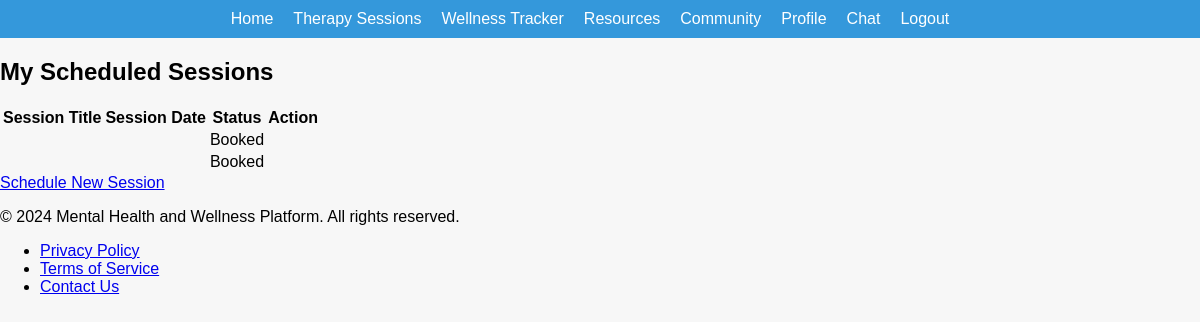
Before: /sessions/sessions/ (signed in) with the older database file.
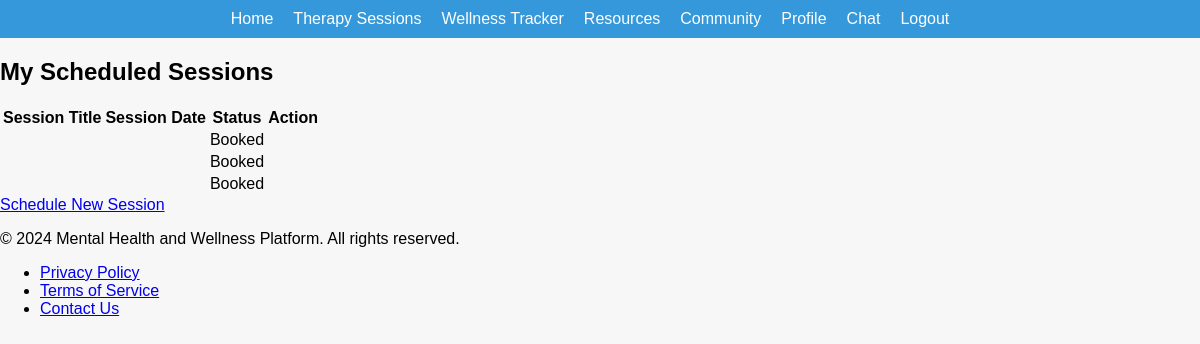
After: the same page with the newer database file.
### therapy_sessions/models.py (models this page shows, shortened)
class TherapySession(models.Model):
    therapist = models.ForeignKey(settings.AUTH_USER_MODEL, on_delete=models.CASCADE, related_name='therapist_sessions')
    client = models.ForeignKey(settings.AUTH_USER_MODEL, on_delete=models.CASCADE, related_name='client_sessions')
    session_date = models.DateTimeField()
    session_duration = models.IntegerField(help_text="Duration in minutes")
    booked = models.BooleanField(default=False)
    created_at = models.DateTimeField(default=timezone.now)
    price = models.DecimalField(max_digits=10, decimal_places=2,default=50.00)
    class Meta:
        ordering = ['-session_date']

### therapy_sessions/views.py (the view)
# urls.py: path('sessions/', views.session_list, name='session_list'),
@login_required
def session_list(request):
    sessions = TherapySession.objects.filter(client=request.user)
    return render(request, 'therapy_sessions/session_list.html', {'sessions': sessions})

### therapy_sessions/templates/therapy_sessions/session_list.html (shortened to what this page needs)
{% extends 'base.html' %}
{% block content %}
<h2>My Scheduled Sessions</h2>
<table>
    <thead>
        <tr>
            <th>Session Title</th>
            <th>Session Date</th>
            <th>Status</th>
            <th>Action</th>
        </tr>
    </thead>
    <tbody>
        {% for session in sessions %}
        <tr>
            <td>{{ session.title }}</td>
            <td>{{ session.date }}</td>
            <td>{{ session.booked|yesno:"Booked,Available" }}</td>
            <td>
            </td>
        </tr>
        {% empty %}
        <tr>
            <td colspan="4">No scheduled sessions.</td>
        </tr>
        {% endfor %}
    </tbody>
</table>
<a href="{% url 'schedule_session' %}">Schedule New Session</a>
{% endblock %}

Changed rows visible on the page:
added TherapySession: booked "Booked"
